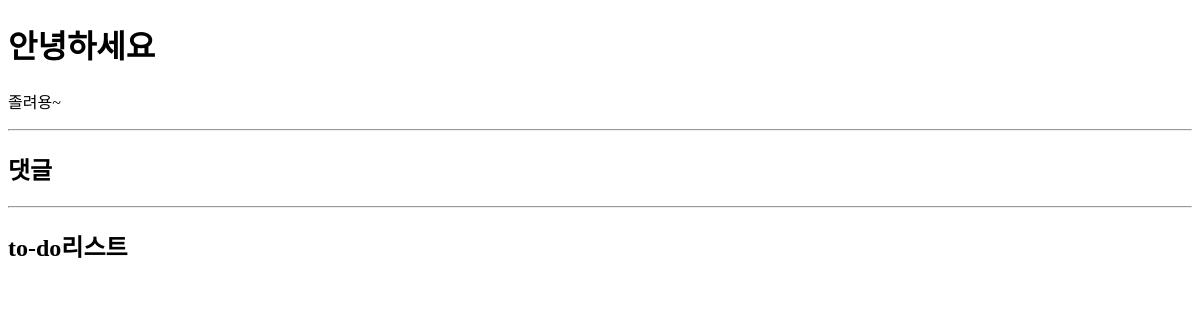
Before: /home/1/ with the older database file.
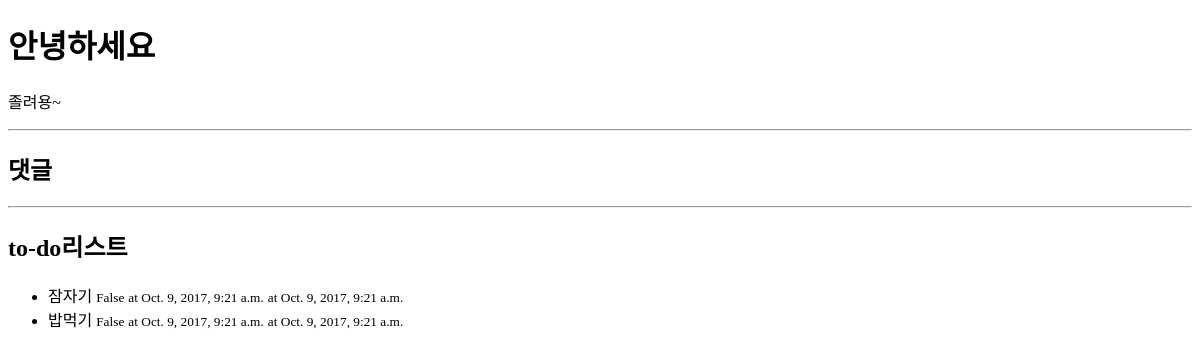
After: the same page with the newer database file.
### home/models.py (models this page shows, shortened)
class Project(models.Model):
    STATUS_CHOICES = (
        ('d','Draft'),
        ('p', 'Published'),
    )
    user = models.ForeignKey(settings.AUTH_USER_MODEL)
    title = models.CharField(max_length=100, verbose_name='제목')
    content = models.TextField(verbose_name='내용')
    status = models.CharField(max_length=1, choices=STATUS_CHOICES)
    tag_set = models.ManyToManyField('Tag', blank=True)
    created_at = models.DateTimeField(auto_now_add=True)
    updated_at = models.DateTimeField(auto_now=True)

class Todo(models.Model):
    project = models.ForeignKey(Project)
    todo= models.CharField(max_length=20)
    completed= models.BooleanField(default=False)
    create_at = models.DateTimeField(auto_now_add=True)
    updated_at = models.DateTimeField(auto_now=True)

### home/views.py (the view)
# urls.py: url(r'^(?P<id>\d+)/$',views.project_detail),
def project_detail(request,id):
    project = get_object_or_404(Project, id=id)
    return render(request, 'project_detail.html', {
        'project' : project
    })

### home/templates/project_detail.html (shortened to what this page needs)
<!DOCTYPE html>
<html lang="en">
<head>
</head>
<body>
<h1>{{ project.title }}</h1>
{{ project.content|linebreaks }}
<hr/>
<h2>댓글</h2>
<hr/>
<h2>to-do리스트</h2>
<ul>
    {% for todo in project.todo_set.all %}
        <li>
            {{ todo.todo }}
            <small> {{ todo.completed}}</small>
            <small>at {{ todo.create_at}}</small>
            <small>at {{ todo.updated_at }}</small>
        </li>
    {% endfor %}
</ul>
</body>
</html>

Changed rows visible on the page:
added Todo: todo "잠자기", completed "False", create_at "Oct. 9, 2017, 9:21 a.m.", updated_at "Oct. 9, 2017, 9:21 a.m."
added Todo: todo "밥먹기", completed "False", create_at "Oct. 9, 2017, 9:21 a.m.", updated_at "Oct. 9, 2017, 9:21 a.m."
